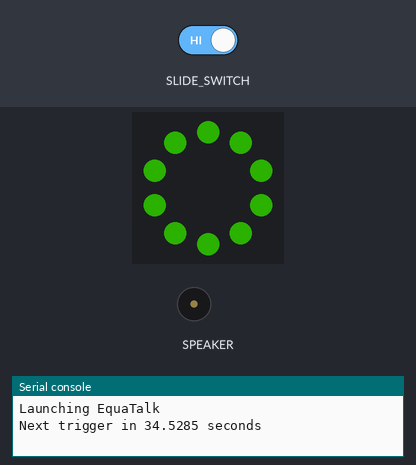
A program run on a simulated Circuit Playground running CircuitPython. On the bench: the board's ring of 10 RGB LEDs (number 0 left of the top, counting anticlockwise), buzzer (waves = sounding), the last lines printed to the serial console. Inputs (shaded band) come from the test bench. Dim RGB values are drawn brighter than linear; random numbers come from a fixed seed.

Above: at 1.2 s.
1.3 s: slide switch moved to the right
At 1.45 s:
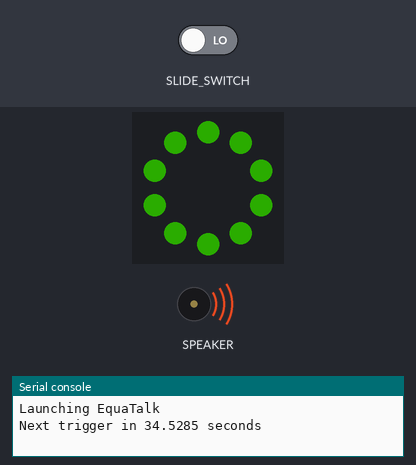
At 34.68 s:
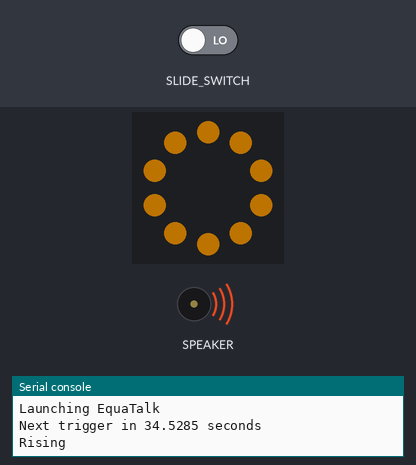
Timing chart, 0 to 36.3 s (numbered marks = the images above; inputs shaded):
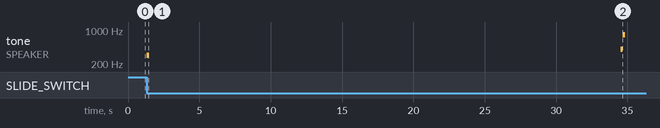

Measured:
- after the input at 1.3 s, tone on SPEAKER: plays 300 Hz for 0.20 s, 400 Hz for 0.15 s, 800 Hz for 0.15 s, starting at once

The program:

code.py
```python
"""EquaTalk, a tool for facilitating better conversations.

Reference: https://mason.gmu.edu/~rhanson/equatalk.html
"""
import math
import random
import time

from adafruit_circuitplayground.express import cpx

# Average and minimum time in seconds between timer triggering
MEAN_TRIGGER_INTERVAL = 60
MIN_TRIGGER_INTERVAL = 5

# LED params
SAMPLE_RATE = 200
REFRESH_RATE = 1 / SAMPLE_RATE
PULSE_RATE = 2 / 3
MAX_BRIGHTNESS = 0.5

# Time in secs for linear increase/decrease in brightness before/after a trigger
TRIGGER_WINDOW = 3

print("Launching EquaTalk")


def wheel(pos):
    # Input a value 0 to 255 to get a color value.
    # The colours are a transition r - g - b - back to r.
    if pos < 0 or pos > 255:
        return 0, 0, 0
    if pos < 85:
        return int(255 - pos * 3), int(pos * 3), 0
    if pos < 170:
        pos -= 85
        return 0, int(255 - pos * 3), int(pos * 3)
    pos -= 170
    return int(pos * 3), 0, int(255 - (pos * 3))


def get_next_trigger_time(now):
    """Randomly select a time for the next trigger to go off.

    Time is sampled from a geometric distribution, i.e. the number X of Bernoulli trials needed to
    get one success.

    Cumulative distribution function:

        1 - (1 - p)**floor(x)
    """
    p = 1 / MEAN_TRIGGER_INTERVAL

    # The base 1-p logarithm is the inverse of the exponential CDF.
    interval = math.log(random.random(), 1 - p) + 1
    interval = max(interval, MIN_TRIGGER_INTERVAL)

    print("Next trigger in", interval, "seconds")

    return now + interval


def solve_linear_equation(x1: float, y1: float, x2: float, y2: float):
    """Solve the linear equation connecting two points.

    Return the gradient and intercept.
    """
    m = (y2 - y1) / (x2 - x1)
    c = y1 - m * x1

    return m, c


def get_next_brightness(
    now: float,
    gradient=None,
    intercept=None,
):
    """Return the next brightness value.

    Transitions through 3 modes:
        - Pulsing according to a sine wave (while people talking)
        - Linearly increasing to a max when nearing triggering
        - Linearly decreasing to resuming sine pulsing after triggering
    """
    if gradient is None:  # Pulsing
        # Sin is defined over range [-1, 1] - scale to range [0.1, 0.3]
        return math.sin(now * math.pi * PULSE_RATE) / 10 + 0.2

    # Linearly rising or descending linearly
    return gradient * now + intercept


def run():
    """Play a softly pulsing light. Every second there's a 1/60 chance that a chime is emitted
    and the light will change to a new colour.
    """
    colour = wheel(random.randint(0, 255))  # Random starting colour
    cpx.pixels.fill(colour)

    next_trigger_time = get_next_trigger_time(time.monotonic())

    # This will be updated before it's encountered
    last_trigger_end = next_trigger_time + 1000 * TRIGGER_WINDOW
    gradient = None
    intercept = None

    muted = cpx.switch

    while True:
        now = time.monotonic()
        if muted and not cpx.switch:  # Un-mute
            muted = False
            cpx.play_tone(300, 0.2)
        elif not muted and cpx.switch:
            muted = True

        if now > next_trigger_time - TRIGGER_WINDOW:
            if gradient is None:
                print("Rising")
                # Enter the rising phase
                x1, y1 = now, brightness
                x2, y2 = next_trigger_time, MAX_BRIGHTNESS
                gradient, intercept = solve_linear_equation(x1, y1, x2, y2)
        elif now > (last_trigger_end + TRIGGER_WINDOW):
            if gradient is not None:
                # Return to normal inter-trigger pulsing
                print("Pulsing")
                gradient, intercept = None, None

        brightness = get_next_brightness(
            now,
            gradient,
            intercept,
        )
        cpx.pixels.brightness = brightness

        if now > next_trigger_time:
            # Update colour
            colour = wheel(random.randint(0, 255))
            cpx.pixels.fill(colour)

            # Play tone if not muted. Switch = True when to the left
            if not muted:
                # NB playing audio blocks the main thread, so time/brightness updates will block too
                cpx.play_tone(400, 0.15)
                cpx.play_tone(800, 0.15)
                now = time.monotonic()

            last_trigger_end = now
            next_trigger_time = get_next_trigger_time(now)

            # Enter the descending phase
            x1, y1 = now, MAX_BRIGHTNESS
            x2 = now + TRIGGER_WINDOW
            y2 = get_next_brightness(x2, None, None)
            print("Descending")
            gradient, intercept = solve_linear_equation(x1, y1, x2, y2)

        time.sleep(REFRESH_RATE)


if __name__ == "__main__":
    run()
```
